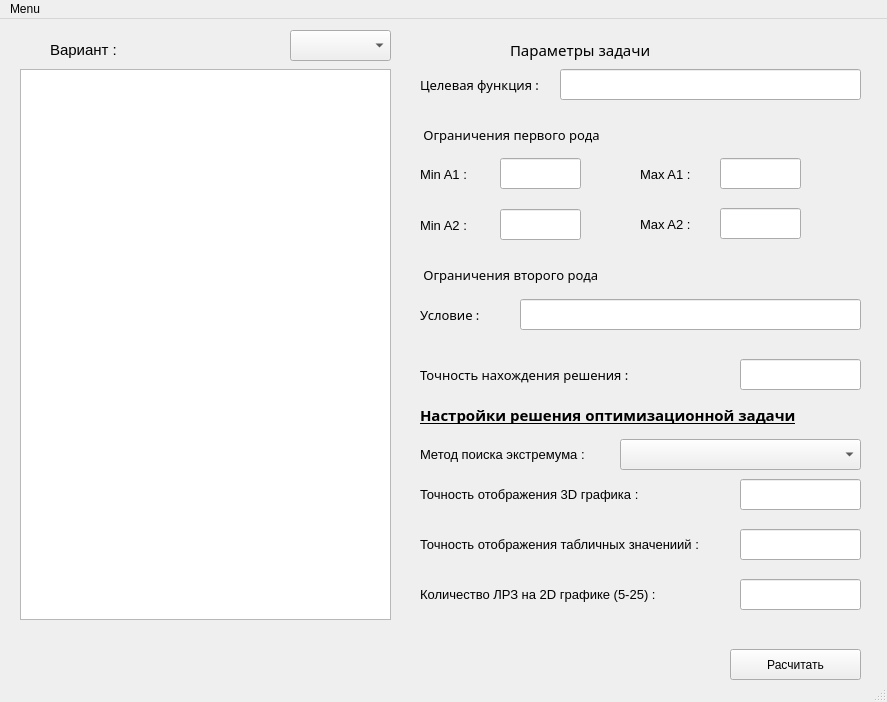
<?xml version="1.0" encoding="UTF-8"?>
<ui version="4.0">
 <class>MainWindow</class>
 <widget class="QMainWindow" name="MainWindow">
  <property name="geometry">
   <rect>
    <x>0</x>
    <y>0</y>
    <width>887</width>
    <height>702</height>
   </rect>
  </property>
  <property name="windowTitle">
   <string>MainWindow</string>
  </property>
  <property name="autoFillBackground">
   <bool>false</bool>
  </property>
  <widget class="QWidget" name="centralwidget">
   <widget class="QTextBrowser" name="textBrowser">
    <property name="geometry">
     <rect>
      <x>20</x>
      <y>50</y>
      <width>371</width>
      <height>551</height>
     </rect>
    </property>
   </widget>
   <widget class="QLabel" name="label">
    <property name="geometry">
     <rect>
      <x>50</x>
      <y>20</y>
      <width>111</width>
      <height>21</height>
     </rect>
    </property>
    <property name="font">
     <font>
      <family>Arial</family>
      <pointsize>11</pointsize>
     </font>
    </property>
    <property name="text">
     <string>Вариант :</string>
    </property>
   </widget>
   <widget class="QComboBox" name="comboBox">
    <property name="geometry">
     <rect>
      <x>290</x>
      <y>11</y>
      <width>101</width>
      <height>31</height>
     </rect>
    </property>
   </widget>
   <widget class="QLabel" name="label_2">
    <property name="geometry">
     <rect>
      <x>510</x>
      <y>20</y>
      <width>181</width>
      <height>21</height>
     </rect>
    </property>
    <property name="font">
     <font>
      <family>Bauhaus 93</family>
      <pointsize>11</pointsize>
     </font>
    </property>
    <property name="text">
     <string>Параметры задачи</string>
    </property>
   </widget>
   <widget class="QLabel" name="label_3">
    <property name="geometry">
     <rect>
      <x>420</x>
      <y>50</y>
      <width>121</width>
      <height>31</height>
     </rect>
    </property>
    <property name="font">
     <font>
      <family>Bauhaus 93</family>
      <pointsize>10</pointsize>
     </font>
    </property>
    <property name="text">
     <string>Целевая функция : </string>
    </property>
   </widget>
   <widget class="QLineEdit" name="lineEdit">
    <property name="geometry">
     <rect>
      <x>560</x>
      <y>50</y>
      <width>301</width>
      <height>31</height>
     </rect>
    </property>
   </widget>
   <widget class="QLabel" name="label_4">
    <property name="geometry">
     <rect>
      <x>420</x>
      <y>100</y>
      <width>201</width>
      <height>31</height>
     </rect>
    </property>
    <property name="font">
     <font>
      <family>Bauhaus 93</family>
      <pointsize>10</pointsize>
     </font>
    </property>
    <property name="text">
     <string> Ограничения первого рода</string>
    </property>
   </widget>
   <widget class="QLabel" name="label_5">
    <property name="geometry">
     <rect>
      <x>420</x>
      <y>140</y>
      <width>51</width>
      <height>31</height>
     </rect>
    </property>
    <property name="font">
     <font>
      <family>Arial</family>
      <pointsize>10</pointsize>
     </font>
    </property>
    <property name="text">
     <string>Min A1 :</string>
    </property>
   </widget>
   <widget class="QLineEdit" name="min_a1_txt">
    <property name="geometry">
     <rect>
      <x>500</x>
      <y>139</y>
      <width>81</width>
      <height>31</height>
     </rect>
    </property>
   </widget>
   <widget class="QLabel" name="label_6">
    <property name="geometry">
     <rect>
      <x>420</x>
      <y>191</y>
      <width>51</width>
      <height>31</height>
     </rect>
    </property>
    <property name="font">
     <font>
      <family>Arial</family>
      <pointsize>10</pointsize>
     </font>
    </property>
    <property name="text">
     <string>Min A2 :</string>
    </property>
   </widget>
   <widget class="QLineEdit" name="min_a2_txt">
    <property name="geometry">
     <rect>
      <x>500</x>
      <y>190</y>
      <width>81</width>
      <height>31</height>
     </rect>
    </property>
   </widget>
   <widget class="QLabel" name="label_7">
    <property name="geometry">
     <rect>
      <x>640</x>
      <y>140</y>
      <width>51</width>
      <height>31</height>
     </rect>
    </property>
    <property name="font">
     <font>
      <family>Arial</family>
      <pointsize>10</pointsize>
     </font>
    </property>
    <property name="text">
     <string>Max A1 :</string>
    </property>
   </widget>
   <widget class="QLineEdit" name="max_a1_txt">
    <property name="geometry">
     <rect>
      <x>720</x>
      <y>139</y>
      <width>81</width>
      <height>31</height>
     </rect>
    </property>
   </widget>
   <widget class="QLabel" name="label_8">
    <property name="geometry">
     <rect>
      <x>640</x>
      <y>190</y>
      <width>51</width>
      <height>31</height>
     </rect>
    </property>
    <property name="font">
     <font>
      <family>Arial</family>
      <pointsize>10</pointsize>
     </font>
    </property>
    <property name="text">
     <string>Max A2 :</string>
    </property>
   </widget>
   <widget class="QLineEdit" name="max_a2_txt">
    <property name="geometry">
     <rect>
      <x>720</x>
      <y>189</y>
      <width>81</width>
      <height>31</height>
     </rect>
    </property>
   </widget>
   <widget class="QLabel" name="label_9">
    <property name="geometry">
     <rect>
      <x>420</x>
      <y>240</y>
      <width>201</width>
      <height>31</height>
     </rect>
    </property>
    <property name="font">
     <font>
      <family>Bauhaus 93</family>
      <pointsize>10</pointsize>
     </font>
    </property>
    <property name="text">
     <string> Ограничения второго рода</string>
    </property>
   </widget>
   <widget class="QLabel" name="label_10">
    <property name="geometry">
     <rect>
      <x>420</x>
      <y>280</y>
      <width>81</width>
      <height>31</height>
     </rect>
    </property>
    <property name="font">
     <font>
      <family>Bauhaus 93</family>
      <pointsize>10</pointsize>
     </font>
    </property>
    <property name="text">
     <string>Условие :</string>
    </property>
   </widget>
   <widget class="QLineEdit" name="condition_txt">
    <property name="geometry">
     <rect>
      <x>520</x>
      <y>280</y>
      <width>341</width>
      <height>31</height>
     </rect>
    </property>
   </widget>
   <widget class="QLineEdit" name="lineEdit_7">
    <property name="geometry">
     <rect>
      <x>740</x>
      <y>340</y>
      <width>121</width>
      <height>31</height>
     </rect>
    </property>
   </widget>
   <widget class="QLabel" name="label_12">
    <property name="geometry">
     <rect>
      <x>420</x>
      <y>340</y>
      <width>221</width>
      <height>31</height>
     </rect>
    </property>
    <property name="font">
     <font>
      <family>Bauhaus 93</family>
      <pointsize>10</pointsize>
     </font>
    </property>
    <property name="text">
     <string>Точность нахождения решения : </string>
    </property>
   </widget>
   <widget class="QLabel" name="label_11">
    <property name="geometry">
     <rect>
      <x>420</x>
      <y>380</y>
      <width>421</width>
      <height>31</height>
     </rect>
    </property>
    <property name="font">
     <font>
      <family>Arial Black</family>
      <pointsize>11</pointsize>
      <weight>75</weight>
      <bold>true</bold>
      <underline>true</underline>
     </font>
    </property>
    <property name="text">
     <string>Настройки решения оптимизационной задачи</string>
    </property>
   </widget>
   <widget class="QLabel" name="label_13">
    <property name="geometry">
     <rect>
      <x>420</x>
      <y>460</y>
      <width>221</width>
      <height>31</height>
     </rect>
    </property>
    <property name="font">
     <font>
      <family>Arial</family>
      <pointsize>10</pointsize>
     </font>
    </property>
    <property name="text">
     <string>Точность отображения 3D графика : </string>
    </property>
   </widget>
   <widget class="QLabel" name="label_14">
    <property name="geometry">
     <rect>
      <x>420</x>
      <y>510</y>
      <width>281</width>
      <height>31</height>
     </rect>
    </property>
    <property name="font">
     <font>
      <family>Arial</family>
      <pointsize>10</pointsize>
     </font>
    </property>
    <property name="text">
     <string>Точность отображения табличных значениий : </string>
    </property>
   </widget>
   <widget class="QLabel" name="label_15">
    <property name="geometry">
     <rect>
      <x>420</x>
      <y>420</y>
      <width>221</width>
      <height>31</height>
     </rect>
    </property>
    <property name="font">
     <font>
      <family>Arial</family>
      <pointsize>10</pointsize>
     </font>
    </property>
    <property name="text">
     <string>Метод поиска экстремума :</string>
    </property>
   </widget>
   <widget class="QComboBox" name="method_cbx">
    <property name="geometry">
     <rect>
      <x>620</x>
      <y>420</y>
      <width>241</width>
      <height>31</height>
     </rect>
    </property>
   </widget>
   <widget class="QLabel" name="label_16">
    <property name="geometry">
     <rect>
      <x>420</x>
      <y>560</y>
      <width>281</width>
      <height>31</height>
     </rect>
    </property>
    <property name="font">
     <font>
      <family>Arial</family>
      <pointsize>10</pointsize>
     </font>
    </property>
    <property name="text">
     <string>Количество ЛРЗ на 2D графике (5-25) : </string>
    </property>
   </widget>
   <widget class="QLineEdit" name="lineEdit_8">
    <property name="geometry">
     <rect>
      <x>740</x>
      <y>460</y>
      <width>121</width>
      <height>31</height>
     </rect>
    </property>
   </widget>
   <widget class="QLineEdit" name="lineEdit_9">
    <property name="geometry">
     <rect>
      <x>740</x>
      <y>510</y>
      <width>121</width>
      <height>31</height>
     </rect>
    </property>
   </widget>
   <widget class="QLineEdit" name="lineEdit_10">
    <property name="geometry">
     <rect>
      <x>740</x>
      <y>560</y>
      <width>121</width>
      <height>31</height>
     </rect>
    </property>
   </widget>
   <widget class="QPushButton" name="calculate_btn">
    <property name="geometry">
     <rect>
      <x>730</x>
      <y>630</y>
      <width>131</width>
      <height>31</height>
     </rect>
    </property>
    <property name="text">
     <string>Расчитать</string>
    </property>
   </widget>
  </widget>
  <widget class="QMenuBar" name="menubar">
   <property name="geometry">
    <rect>
     <x>0</x>
     <y>0</y>
     <width>887</width>
     <height>20</height>
    </rect>
   </property>
   <widget class="QMenu" name="menuMenu">
    <property name="title">
     <string>Menu</string>
    </property>
    <addaction name="changeUser_menu"/>
    <addaction name="help_menu"/>
    <addaction name="separator"/>
    <addaction name="exit_mmenu"/>
   </widget>
   <addaction name="menuMenu"/>
  </widget>
  <widget class="QStatusBar" name="statusbar"/>
  <action name="changeUser_menu">
   <property name="text">
    <string>Change User</string>
   </property>
  </action>
  <action name="help_menu">
   <property name="text">
    <string>Help</string>
   </property>
  </action>
  <action name="exit_mmenu">
   <property name="text">
    <string>Exit</string>
   </property>
  </action>
 </widget>
 <resources/>
 <connections/>
</ui>
